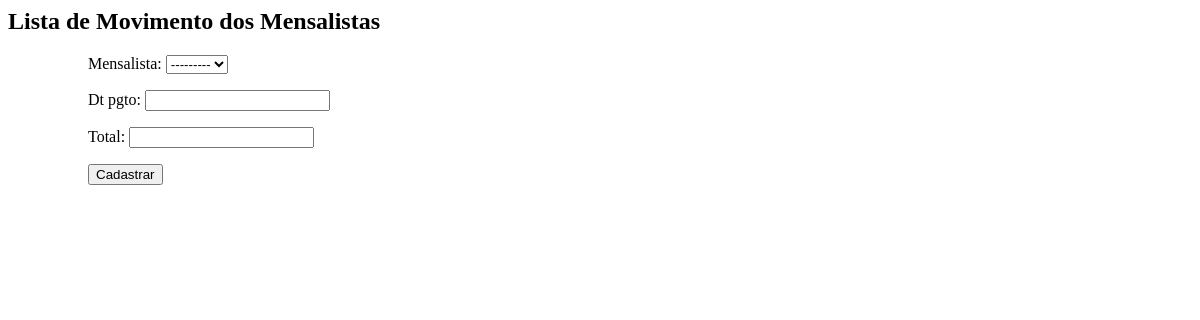
The app's page /movmensalistas, older data.
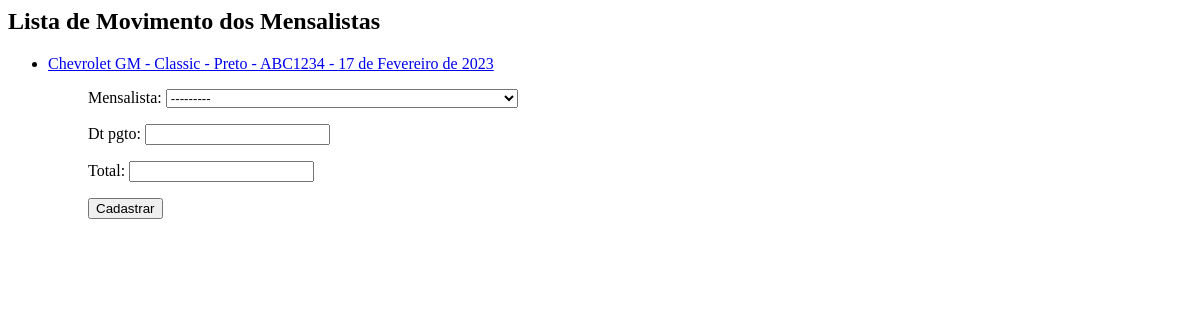
The same page, newer data.
### core/models.py (models this page shows)
class Mensalista(models.Model):
    veiculo = models.ForeignKey(Veiculo, on_delete=models.CASCADE)
    inicio = models.DateField()
    valor_mes  = models.DecimalField(max_digits=6, decimal_places=2)
    def __str__(self):
        return str(self.veiculo) + ' - ' + str(self.inicio)

class Veiculo(models.Model):
    proprietario = models.ForeignKey(Pessoa, on_delete=models.CASCADE)
    marca = models.ForeignKey(Marca, on_delete=models.CASCADE)
    placa = models.CharField(max_length=7)
    cor = models.CharField(max_length=15)
    observacoes = models.TextField()
    def __str__(self) -> str:
        return str(self.marca) + ' - ' + str(self.cor) + ' - ' + str(self.placa)

class Marca(models.Model):
    nome = models.CharField(max_length=50)
    def __str__(self) -> str:
        return self.nome

### core/views.py (the view)
# urls.py: path('movmensalistas', lista_movmensalistas, name='core_lista_movmensalistas'),
def lista_movmensalistas(request):
    movmensalistas = Mensalista.objects.all()
    form = MovMensalistaForm(request.POST or None)
    data = {'movmensalistas': movmensalistas, 'form': form}
    return render(request, 'core/lista_movmensalistas.html', data)

### core/form.py
class MovMensalistaForm(ModelForm):
    class Meta:
        model = MovMensalista
        fields = '__all__'

### core/templates/core/lista_movmensalistas.html (shortened to what this page needs)
<h2>Lista de Movimento dos Mensalistas</h2>
<ul>
{% for movmensalistas in movmensalistas %}
    <li>
        <a href="{% url 'core_movmensalistas_update' %}">
            {{ movmensalistas.veiculo }} - {{ movmensalistas.inicio }}
        </a>
    </li>
{% endfor %}
<ul>
<form action="{% url 'core_movmensalistas_novo' %}" method="POST">
    {{ form.as_p }}
    <button type="submit">Cadastrar</button>
</form>

Row changes from the older to the newer data that the page shows:
added Mensalista: veiculo "Chevrolet GM - Classic - Preto - ABC1234", inicio "17 de Fevereiro de 2023"
